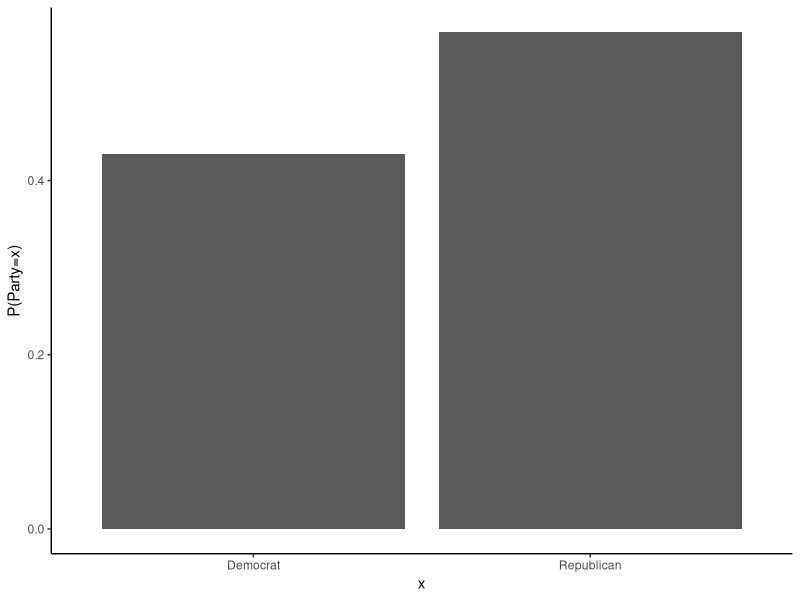
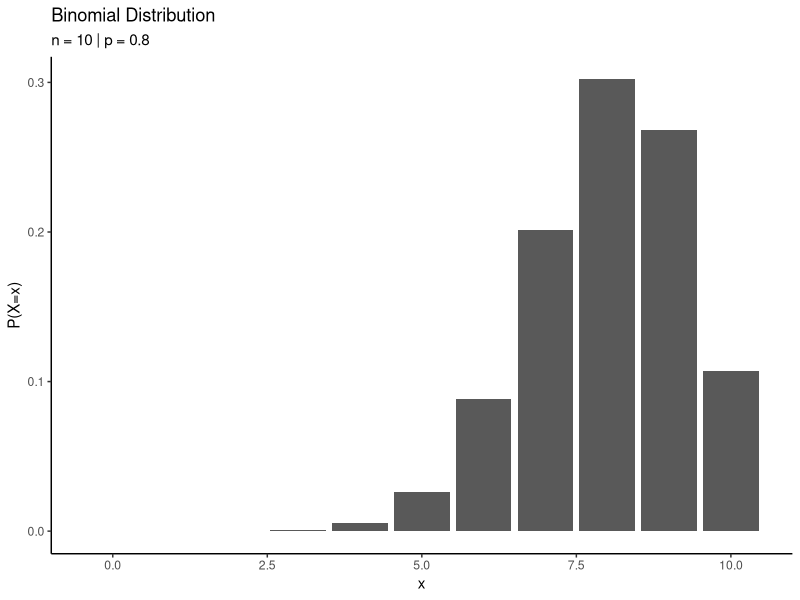
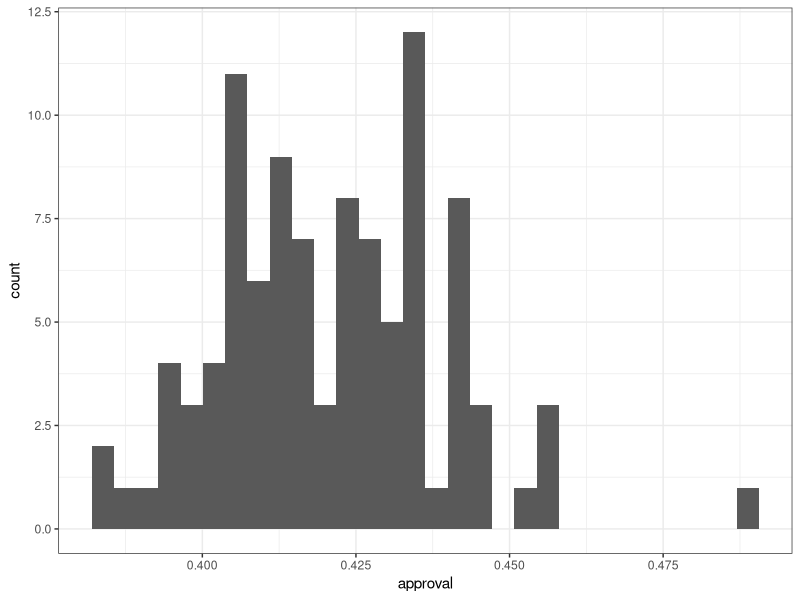
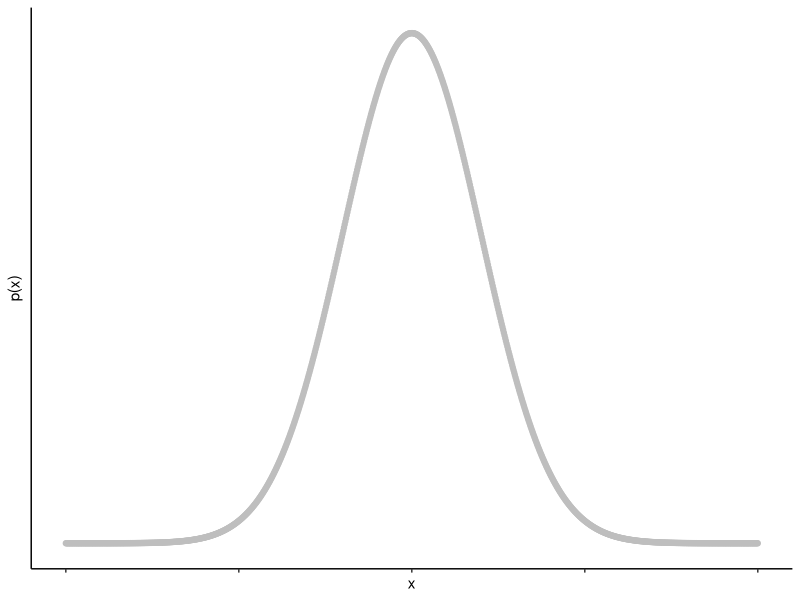
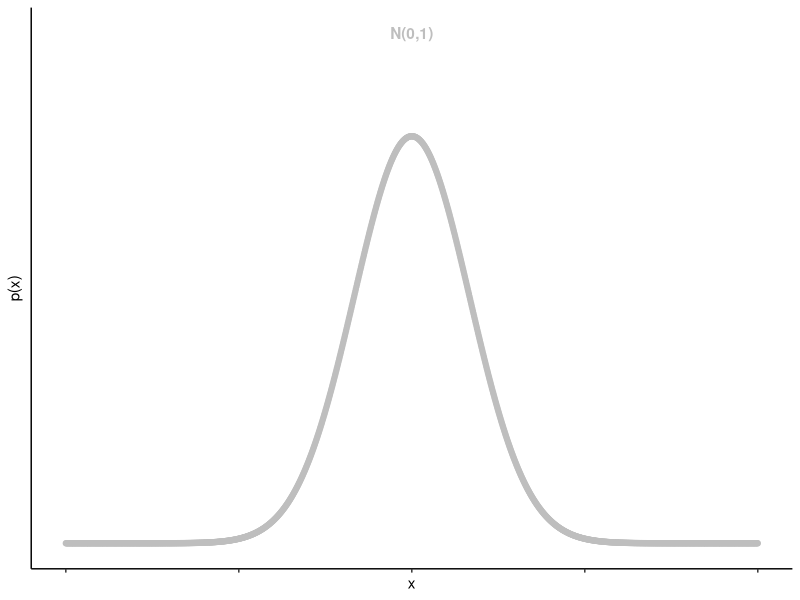
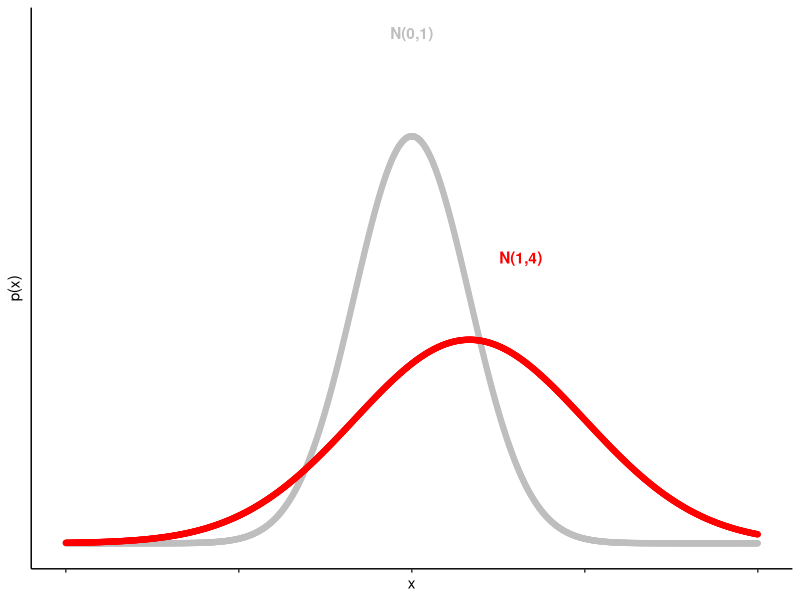
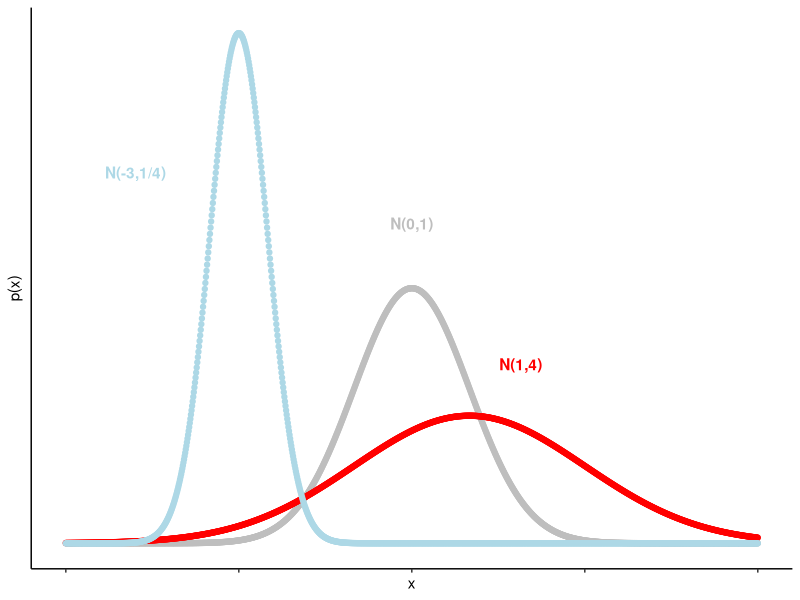

R code for these plots, in order:
library(tidyverse)


# Bernoulli ---------------------------------------------------------------

data.frame(
  party = c("Democrat", "Republican"),
  prob = c(0.43, 0.57)
) %>%
  ggplot(aes(x=party, y=prob)) +
  geom_bar(stat="identity") +
  theme_classic() +
  labs(x="x", y="P(Party=x)")

# Binomial ----------------------------------------------------------------

## Probability Mass Function
p <- 0.8
n <- 10
x <- 0:n
prob_x <- dbinom(x, size = n, prob = p)

tibble(x, prob_x) %>%
  ggplot(aes(x=x, y=prob_x)) +
  geom_bar(stat="identity") +
  labs(x="x", y="P(X=x)") +
  labs(title="Binomial Distribution",
        subtitle=paste("n =", n, "| p =", p)) +
  theme_classic()

## Samples
draws <- rbinom(100, size = 1000, prob = 0.42)
draws

tibble(approval=draws) %>%
  mutate(approval=draws/1000) %>%
  ggplot(aes(x=approval)) +
  geom_histogram() +
  theme_bw()


# Normal Distribution -----------------------------------------------------

tibble(x=seq(-5, 5, by=0.01), 
       y=dnorm(seq(-5, 5, by=0.01))) %>%
  ggplot(aes(x=x, y=y)) +
  geom_point(color="grey") +
  theme_classic() +
  labs(x="x", y="p(x)") +
  theme(axis.text = element_blank(),
        axis.ticks.y = element_blank())

x_vals <- seq(-6, 6, by = 0.01)

## base dist
p <- tibble(x = x_vals,
            y = dnorm(x_vals, mean = 0, sd = 1)) %>%
  ggplot(aes(x = x, y = y)) +
  geom_point(color = "grey") +
  theme_classic() +
  annotate("text", x = 0, y = 0.5, label = "N(0,1)",
           color = "grey", fontface = "bold") +
  labs(x = "x", y = "p(x)") +
  theme(axis.text = element_blank(),
        legend.position = "none",
        axis.ticks.y = element_blank())
p

## add second dist
p <- p +
  geom_point(data = tibble(x = x_vals,
                           y = dnorm(x_vals, mean = 1, sd = 2)),
             aes(x = x, y = y),
             color = "red") +
  annotate("text", x = 1.89, y = 0.28, label = "N(1,4)",
           color = "red", fontface = "bold")
p

## add third dist
p <- p +
  geom_point(data = tibble(x = x_vals,
                           y = dnorm(x_vals, mean = -3, sd = 0.5)),
             aes(x = x, y = y),
             color = "lightblue") +
  annotate("text", x = -4.79, y = 0.58, label = "N(-3,1/4)",
           color = "lightblue", fontface = "bold")
p



